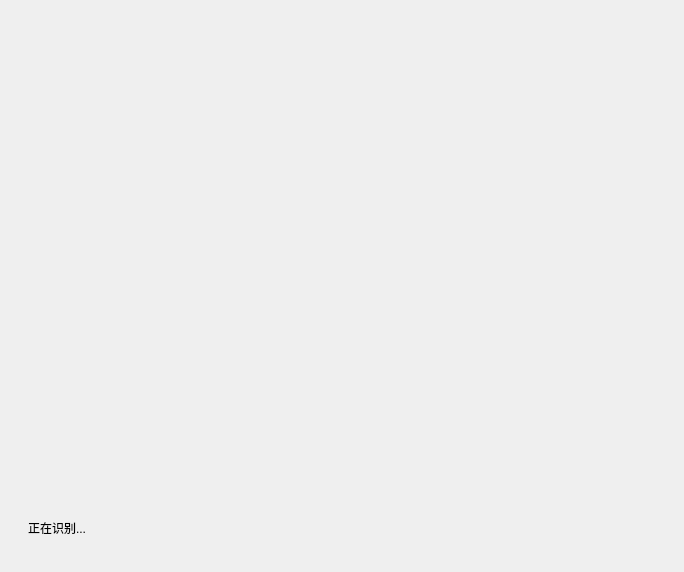
<?xml version="1.0" encoding="UTF-8"?>
<ui version="4.0">
 <class>QUICreator</class>
 <widget class="QMainWindow" name="QUICreator">
  <property name="geometry">
   <rect>
    <x>0</x>
    <y>0</y>
    <width>684</width>
    <height>534</height>
   </rect>
  </property>
  <property name="windowTitle">
   <string>MainWindow</string>
  </property>
  <widget class="QWidget" name="centralwidget">
   <layout class="QGridLayout" name="gridLayout_7">
    <item row="0" column="0" rowspan="2">
     <widget class="QWidget" name="widgetLogin" native="true">
      <property name="sizePolicy">
       <sizepolicy hsizetype="Expanding" vsizetype="Expanding">
        <horstretch>0</horstretch>
        <verstretch>0</verstretch>
       </sizepolicy>
      </property>
      <property name="styleSheet">
       <string notr="true"/>
      </property>
      <layout class="QVBoxLayout" name="verticalLayout">
       <item>
        <widget class="CameraViewfinder" name="viewfinder" native="true">
         <property name="sizePolicy">
          <sizepolicy hsizetype="Expanding" vsizetype="Expanding">
           <horstretch>0</horstretch>
           <verstretch>0</verstretch>
          </sizepolicy>
         </property>
         <property name="minimumSize">
          <size>
           <width>640</width>
           <height>480</height>
          </size>
         </property>
         <property name="styleSheet">
          <string notr="true"/>
         </property>
        </widget>
       </item>
       <item>
        <widget class="QWidget" name="widget" native="true">
         <property name="minimumSize">
          <size>
           <width>0</width>
           <height>50</height>
          </size>
         </property>
         <property name="layoutDirection">
          <enum>Qt::LeftToRight</enum>
         </property>
         <layout class="QGridLayout" name="gridLayout_2">
          <item row="0" column="0">
           <widget class="QWidget" name="widgetBottom" native="true">
            <property name="sizePolicy">
             <sizepolicy hsizetype="Preferred" vsizetype="Expanding">
              <horstretch>0</horstretch>
              <verstretch>0</verstretch>
             </sizepolicy>
            </property>
            <widget class="QLabel" name="labStatus">
             <property name="geometry">
              <rect>
               <x>1</x>
               <y>4</y>
               <width>621</width>
               <height>21</height>
              </rect>
             </property>
             <property name="sizePolicy">
              <sizepolicy hsizetype="Expanding" vsizetype="Expanding">
               <horstretch>0</horstretch>
               <verstretch>0</verstretch>
              </sizepolicy>
             </property>
             <property name="text">
              <string>正在识别...</string>
             </property>
            </widget>
           </widget>
          </item>
         </layout>
        </widget>
       </item>
      </layout>
     </widget>
    </item>
   </layout>
  </widget>
 </widget>
 <customwidgets>
  <customwidget>
   <class>CameraViewfinder</class>
   <extends>QWidget</extends>
   <header>cameraviewfinder.h</header>
   <container>1</container>
  </customwidget>
 </customwidgets>
 <resources/>
 <connections/>
</ui>
